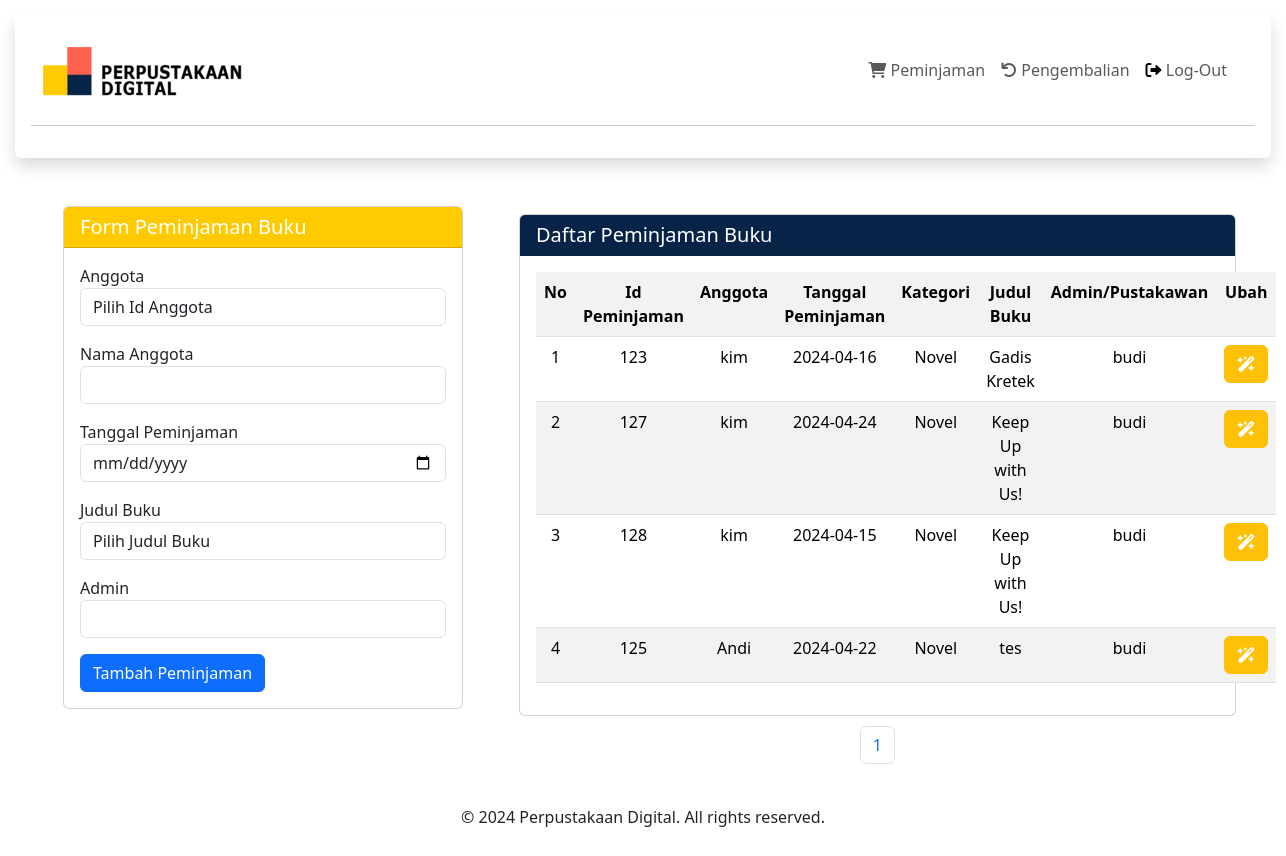
/public/pustakawan/peminjaman/read.php (signed in), run on the app's committed database.
### tables this page shows
CREATE TABLE `t_peminjaman` (
  `f_id` int(11) NOT NULL,
  `f_idadmin` int(11) NOT NULL,
  `f_idanggota` int(11) NOT NULL,
  `f_tanggalpeminjaman` date DEFAULT NULL
);

CREATE TABLE `t_anggota` (
  `f_id` int(11) NOT NULL,
  `f_nama` varchar(200) NOT NULL,
  `f_username` varchar(200) NOT NULL,
  `f_password` varchar(200) NOT NULL,
  `f_tempatlahir` varchar(100) DEFAULT NULL,
  `f_tanggallahir` date DEFAULT NULL,
  `t_input` datetime DEFAULT NULL,
  `t_update` datetime DEFAULT NULL
);

CREATE TABLE `t_kategori` (
  `f_id` int(11) NOT NULL,
  `f_kategori` varchar(200) NOT NULL,
  `f_tglupdt` datetime DEFAULT NULL,
  `f_tglinpt` datetime DEFAULT NULL
);

CREATE TABLE `t_buku` (
  `f_id` int(11) NOT NULL,
  `f_idkategori` int(11) NOT NULL,
  `f_judul` varchar(200) NOT NULL,
  `f_gambar` varchar(100) NOT NULL,
  `f_pengarang` varchar(200) NOT NULL,
  `f_penerbit` varchar(200) NOT NULL,
  `f_deskripsi` varchar(500) NOT NULL,
  `f_tglinput` datetime DEFAULT NULL,
  `f_tglupdate` datetime DEFAULT NULL
);

### public/pustakawan/peminjaman/read.php (the view, shortened to what this page needs)
<?php
require '../../../private/function.php';
$id = $_SESSION['id'];
$jumlahdataperhalaman = 5;
$totaldata = count(connect("SELECT t_anggota.f_nama AS f_namaanggota, t_kategori.f_kategori,t_peminjaman.f_id, t_peminjaman.f_tanggalpeminjaman, t_buku.f_judul, t_admin.f_nama AS f_namaadmin, t_detailbuku.f_id as f_iddetb
FROM t_peminjaman
INNER JOIN t_admin ON t_peminjaman.f_idadmin=t_admin.f_id
INNER JOIN t_anggota ON t_peminjaman.f_idanggota=t_anggota.f_id
INNER JOIN t_detailpeminjaman ON t_peminjaman.f_id=t_detailpeminjaman.f_idpeminjaman
INNER JOIN t_detailbuku ON t_detailpeminjaman.f_iddetailbuku=t_detailbuku.f_id
INNER JOIN t_buku ON t_detailbuku.f_idbuku=t_buku.f_id
INNER JOIN t_kategori ON t_buku.f_idkategori = t_kategori.f_id
WHERE t_admin.f_id = $id
ORDER BY t_peminjaman.f_id DESC"));
$jumlahhalaman = ceil ($totaldata / $jumlahdataperhalaman);
if (isset($_GET["halaman"])) {
    $halamanberapa = $_GET["halaman"];
    $awaldata = ($halamanberapa * $jumlahdataperhalaman) - $jumlahdataperhalaman;
} else {
    $awaldata = 0;
}
$peminjaman = connect("SELECT t_anggota.f_nama AS f_namaanggota, t_kategori.f_kategori,t_peminjaman.f_id, t_peminjaman.f_tanggalpeminjaman, t_buku.f_judul, t_admin.f_nama AS f_namaadmin, t_detailbuku.f_id as f_iddetb
FROM t_peminjaman
INNER JOIN t_admin ON t_peminjaman.f_idadmin=t_admin.f_id
INNER JOIN t_anggota ON t_peminjaman.f_idanggota=t_anggota.f_id
INNER JOIN t_detailpeminjaman ON t_peminjaman.f_id=t_detailpeminjaman.f_idpeminjaman
INNER JOIN t_detailbuku ON t_detailpeminjaman.f_iddetailbuku=t_detailbuku.f_id
INNER JOIN t_buku ON t_detailbuku.f_idbuku=t_buku.f_id
INNER JOIN t_kategori ON t_buku.f_idkategori = t_kategori.f_id
WHERE t_admin.f_id = $id
LIMIT $awaldata, $jumlahdataperhalaman");
$no = 1 + $awaldata;
?>
<!DOCTYPE html>
<html lang="en">
<head>
</head>
<body>
<div class="shadow p-3 rounded">
<nav class="navbar navbar-expand-lg" id="navbar">
    <div class="container-fluid">
        <div class="collapse navbar-collapse" id="navbarToggler">
            <a href="../index.php">
            <img src="../../../src/images/logo.png" alt="Logo" class="logo_login mt-2" width="200px">
            </a>
            <ul class="navbar-nav ms-auto mb-2 me-2 mb-lg-0">
                <li class="nav-item"><a class="nav-link" href="./read.php"><i class="fas fa-shopping-cart"></i> Peminjaman</a></li>
                <li class="nav-item"><a class="nav-link" href="../pengembalian/read.php"><i class="fas fa-undo"></i> Pengembalian</a></li>
                <li class="nav-item">
                    <a class="nav-link" aria-current="page" href="../index.php">
                        <i class="fa-solid fa-right-from-bracket" style="color: #000000;"></i>
                        Log-Out
                    </a>
                </li>
            </ul>
        </div>
    </div>
</nav>
<hr>
</div>
<main>
<div class="d-flex flex-row mb-5">
<div class="p-4 col-md-5 w-100 mt-auto mb-auto">
  <div class="card mt-5 m-lg-4" id="card">
  <h5 class="card-header" style=" background-color: #ffcb00; color:#ffffff;">Form Peminjaman Buku</h5>
  <div class="card-body" id="card1">
  <div id="form-container position-absolute top-0 start-50 translate-middle">
  <form method="post" enctype="multipart/form-data">
            <div class="mb-3">
                <label for="">Anggota</label><br>
                <select name="f_idanggota" id="id_anggota" onchange="fillNama()" class="form-control">
                    <option value="" disabled selected>Pilih Id Anggota</option>
                </select>
            </div>
            <div class="mb-3">
                <label for="">Nama Anggota</label><br>
                <input class="form-control mb-3" type="text" id="nama" readonly style="cursor: no-drop;">
            </div>
          <div class="mb-3">
            <label for="">Tanggal Peminjaman</label>
            <input class="form-control mb-3" type="date" name="f_tanggalpeminjaman">
          </div>
          <div class="mb-3">
          <label for="">Judul Buku</label><br>
            <select name="f_judul" id=""  class=" form-control">
                <option value="" disabled selected>
                   Pilih Judul Buku
                </option>
            </select>
          </div>
          <label for="">Admin</label><br>
            <input class="form-control mb-3" type="text" value="<?= $_SESSION['pustakawan'] ?>" readonly style="cursor: no-drop;">
          </div>
          <button type="submit" name="addPeminjaman" class="btn btn-primary">Tambah Peminjaman</button>
  </div>
  </div>
</div>
</div>
  <div class="p-2 col-md-7">
    <div class="card mt-5">
    <h5 class="card-header" style=" background-color: #072448; color:#ffffff;">Daftar Peminjaman Buku</h5>
    <div class="card-body" id="card1">
    <table class="table table-striped w-auto ">
            <tr class="text-center" id="th" >
            <th>No</th>
            <th>Id Peminjaman</th>
            <th>Anggota</th>
            <th>Tanggal Peminjaman</th>
            <th>Kategori</th>
            <th>Judul Buku</th>
            <th>Admin/Pustakawan</th>
            <th>Ubah</th>
            </tr>
            <?php
            foreach($peminjaman  as $row):
            ?>
            <tr class="text-center">
            <td><center><?php echo $no++ ?></center></td>
            <td><center><?php echo $row["f_id"]; ?></center></td>
            <td><center><?php echo $row["f_namaanggota"]; ?></center></td>
            <td><center><?php echo $row["f_tanggalpeminjaman"]; ?></center></td>
            <td><center><?php echo $row["f_kategori"]; ?></center></td>
            <td><center><?php echo $row["f_judul"]; ?></center></td>
            <td><center><?php echo $row["f_namaadmin"]; ?></center></td>
            <td>
                <button type="button" class="btn btn-warning">
                <a href="update.php?id=<?= $row['f_id']; ?>">
                <i class="fa-solid fa-wand-magic-sparkles" style="color: #ffffff;"></i>
                </a>
                </button>
            </td>
            </tr>
            <?php
            endforeach;
            ?>
        </table>
    </div>
    </div>
        <nav class="nav" aria-label="Page navigation example">
        <ul class="pagination">
        <?php for ($i = 1; $i <= $jumlahhalaman; $i++): ?>
            <li class="page-item"><a class="page-link" href="?halaman=<?=$i?>" ><?=$i?></a></li>
        <?php endfor; ?>
        </ul>
        </nav>
    </div>
</main>
<footer>
    <center>
    <p class="footer">&copy; 2024 Perpustakaan Digital. All rights reserved.</p>
    </center>
</footer>
</body>
</html>

### private/function.php (style rules this page uses)
body { padding: 20px; overflow-x: hidden; }
.nav { justify-content: center; margin: 10px; }

### public/pustakawan/peminjaman/read.php (style rules this page uses)
main { display: flex; flex-grow: column; }
#card { width: 50vh; }
body { padding: 15px; }
.nav { justify-content: center; margin: 10px; }

### data on the page
t_peminjaman: f_id "123", f_idanggota.f_nama "kim", f_tanggalpeminjaman "2024-04-16", t_kategori.f_kategori "Novel", t_buku.f_judul "Gadis Kretek", f_idadmin.f_nama "budi"
t_peminjaman: f_id "127", f_idanggota.f_nama "kim", f_tanggalpeminjaman "2024-04-24", t_kategori.f_kategori "Novel", t_buku.f_judul "Keep Up with Us!", f_idadmin.f_nama "budi"
t_peminjaman: f_id "128", f_idanggota.f_nama "kim", f_tanggalpeminjaman "2024-04-15", t_kategori.f_kategori "Novel", t_buku.f_judul "Keep Up with Us!", f_idadmin.f_nama "budi"
t_peminjaman: f_id "125", f_idanggota.f_nama "Andi", f_tanggalpeminjaman "2024-04-22", t_kategori.f_kategori "Novel", t_buku.f_judul "tes", f_idadmin.f_nama "budi"
